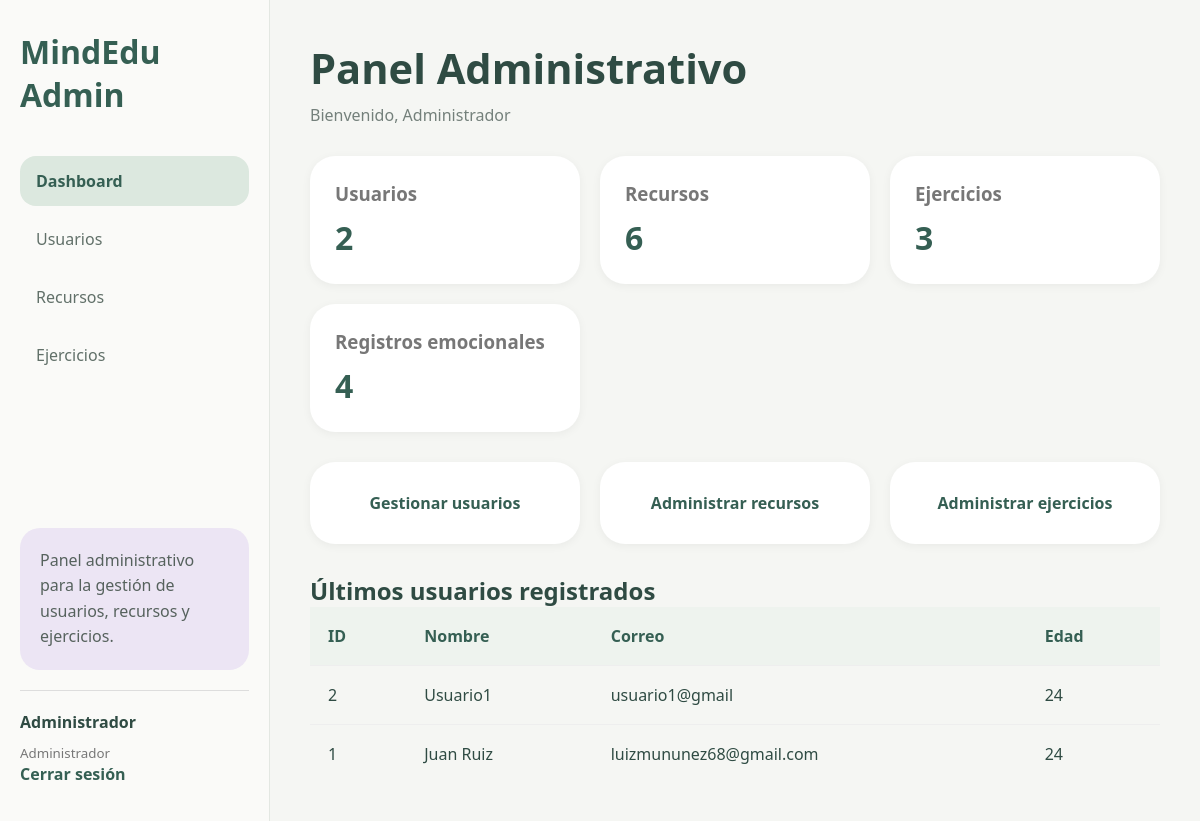
/admin/dashboard_admin.php (signed in), run on the app's committed database.
### tables this page shows
CREATE TABLE `usuarios` (
  `id` int(11) NOT NULL,
  `nombre` varchar(150) NOT NULL,
  `email` varchar(150) NOT NULL,
  `edad` int(11) NOT NULL,
  `password` varchar(255) NOT NULL,
  `idioma` varchar(10) DEFAULT 'es',
  `texto_grande` tinyint(1) DEFAULT 0,
  `alto_contraste` tinyint(1) DEFAULT 0,
  `reducir_movimiento` tinyint(1) DEFAULT 0,
  `fecha_registro` timestamp NULL DEFAULT current_timestamp(),
  `visitas` int(11) DEFAULT 0
);

### admin/dashboard_admin.php (the view, shortened to what this page needs)
<?php
require_once("../config/database.php");
$totalUsuarios =
$conn->query("
SELECT COUNT(*) total
FROM usuarios
")->fetch_assoc()['total'];
$totalRecursos =
$conn->query("
SELECT COUNT(*) total
FROM recursos
")->fetch_assoc()['total'];
$totalEjercicios =
$conn->query("
SELECT COUNT(*) total
FROM ejercicios
")->fetch_assoc()['total'];
$totalSeguimientos =
$conn->query("
SELECT COUNT(*) total
FROM seguimiento_animo
")->fetch_assoc()['total'];
$ultimosUsuarios =
$conn->query("
SELECT *
FROM usuarios
ORDER BY id DESC
LIMIT 5
");
?>
<!DOCTYPE html>
<html lang="es">
<head>
<link
rel="stylesheet"
href="../css/admin.css"
>
</head>
<body>
<div class="container">
    <aside class="sidebar">
        <h2>
            MindEdu Admin
        </h2>
        <nav>
            <ul>
                <li>
                    <a
                        href="dashboard_admin.php"
                        class="active"
                    >
                        Dashboard
                    </a>
                </li>
                <li>
                    <a href="usuarios.php">
                        Usuarios
                    </a>
                </li>
                <li>
                    <a href="subir_recurso.php">
                        Recursos
                    </a>
                </li>
                <li>
                    <a href="subir_ejercicio.php">
                        Ejercicios
                    </a>
                </li>
            </ul>
        </nav>
        <div class="support">
            <p>
                Panel administrativo para la gestión
                de usuarios, recursos y ejercicios.
            </p>
        </div>
        <div class="user">
            <p>
                <strong>
                    <?php
                    echo $_SESSION['admin_nombre'];
                    ?>
                </strong>
            </p>
            <small>
                Administrador
            </small>
            <p>
                <a href="../config/logout_admin.php">
                    Cerrar sesión
                </a>
            </p>
        </div>
    </aside>
    <main class="admin-main">
        <div class="page-header">
            <h1>
                Panel Administrativo
            </h1>
            <p>
                Bienvenido,
                <?php echo $_SESSION['admin_nombre']; ?>
            </p>
        </div>
        <div class="stats-grid">
            <div class="stat-card">
                <h3>
                    Usuarios
                </h3>
                <span>
                    <?php echo $totalUsuarios; ?>
                </span>
            </div>
            <div class="stat-card">
                <h3>
                    Recursos
                </h3>
                <span>
                    <?php echo $totalRecursos; ?>
                </span>
            </div>
            <div class="stat-card">
                <h3>
                    Ejercicios
                </h3>
                <span>
                    <?php echo $totalEjercicios; ?>
                </span>
            </div>
            <div class="stat-card">
                <h3>
                    Registros emocionales
                </h3>
                <span>
                    <?php echo $totalSeguimientos; ?>
                </span>
            </div>
        </div>
        <div class="quick-actions">
            <a
                href="usuarios.php"
                class="action-card"
            >
                Gestionar usuarios
            </a>
            <a
                href="subir_recurso.php"
                class="action-card"
            >
                Administrar recursos
            </a>
            <a
                href="subir_ejercicio.php"
                class="action-card"
            >
                Administrar ejercicios
            </a>
        </div>
        <div class="recent-users">
            <h2>
                Últimos usuarios registrados
            </h2>
            <table>
                <thead>
                    <tr>
                        <th>ID</th>
                        <th>Nombre</th>
                        <th>Correo</th>
                        <th>Edad</th>
                    </tr>
                </thead>
                <tbody>
                <?php while($usuario = $ultimosUsuarios->fetch_assoc()): ?>
                    <tr>
                        <td>
                            <?php echo $usuario['id']; ?>
                        </td>
                        <td>
                            <?php echo htmlspecialchars($usuario['nombre']); ?>
                        </td>
                        <td>
                            <?php echo htmlspecialchars($usuario['email']); ?>
                        </td>
                        <td>
                            <?php echo $usuario['edad']; ?>
                        </td>
                    </tr>
                <?php endwhile; ?>
                </tbody>
            </table>
        </div>
    </main>
</div>
</body>
</html>

### css/admin.css (style rules this page uses)
* { margin:0; padding:0; box-sizing:border-box; }
body { font-family:'Segoe UI',sans-serif; background:#f5f6f3; color:#2f4b43; }
.container { display:flex; min-height:100vh; }
.sidebar { width:270px; background:#fafaf8; border-right:1px solid #e3e7e2; display:flex; flex-direction:column; padding:30px 20px; }
.sidebar h2 { color:#355f53; font-size:2rem; margin-bottom:40px; }
.sidebar nav ul { list-style:none; }
.sidebar nav ul li { margin-bottom:8px; }
.sidebar nav ul li a { display:block; padding:14px 16px; border-radius:16px; color:#617069; text-decoration:none; transition:.3s; }
.sidebar nav ul li a:hover, .sidebar nav ul li a.active { background:#dce8df; color:#355f53; font-weight:600; }
.support { margin-top:auto; background:#ece5f4; padding:20px; border-radius:20px; margin-bottom:20px; }
.support p { color:#56625d; line-height:1.6; }
.user { border-top:1px solid #ddd; padding-top:20px; }
.user p { margin-bottom:8px; }
.user small { color:#777; }
.user a { color:#355f53; text-decoration:none; font-weight:600; }
.admin-main { flex:1; padding:40px; overflow-y:auto; }
.page-header { margin-bottom:30px; }
.page-header h1 { font-size:2.6rem; color:#2f4b43; margin-bottom:8px; }
.page-header p { color:#74807b; }
.stats-grid { display:grid; grid-template-columns: repeat(auto-fit,minmax(220px,1fr)); gap:20px; margin-bottom:30px; }
.stat-card { background:white; border-radius:25px; padding:25px; box-shadow: 0 2px 10px rgba(0,0,0,.05); }
.stat-card h3 { color:#777; margin-bottom:10px; }
.stat-card span { color:#355f53; font-size:2rem; font-weight:bold; }
.quick-actions { display:grid; grid-template-columns: repeat(auto-fit,minmax(220px,1fr)); gap:20px; margin-bottom:30px; }
.action-card { background:white; border-radius:25px; padding:30px; text-align:center; text-decoration:none; color:#355f53; font-weight:600; box-shadow: 0 2px 10px rgba(0,0,0,.05); }
table { width:100%; border-collapse:collapse; }
table thead { background:#eef3ee; }
table th { padding:18px; text-align:left; color:#355f53; }
table td { padding:18px; border-top:1px solid #eee; }

### data on the page
usuarios: id "2", nombre "Usuario1", email "usuario1@gmail", edad "24"
usuarios: id "1", nombre "Juan Ruiz", email "luizmununez68@gmail.com", edad "24"

### other printed values
$_SESSION['admin_nombre'] "Administrador"
$totalUsuarios "2"
$totalRecursos "6"
$totalEjercicios "3"
$totalSeguimientos "4"
